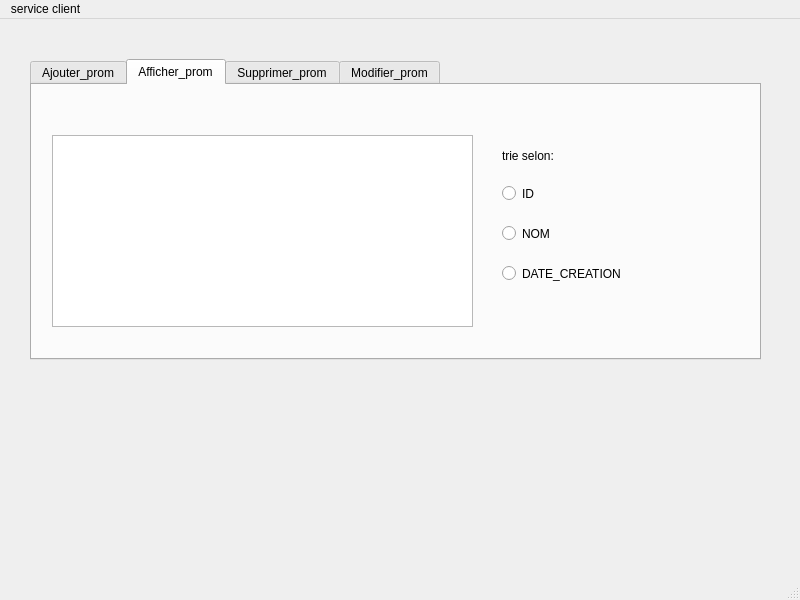
<?xml version="1.0" encoding="UTF-8"?>
<ui version="4.0">
 <class>MainWindow</class>
 <widget class="QMainWindow" name="MainWindow">
  <property name="geometry">
   <rect>
    <x>0</x>
    <y>0</y>
    <width>800</width>
    <height>600</height>
   </rect>
  </property>
  <property name="windowTitle">
   <string>Gestionaire de service a la clientele </string>
  </property>
  <widget class="QWidget" name="centralwidget">
   <widget class="QStackedWidget" name="stackedWidget">
    <property name="geometry">
     <rect>
      <x>10</x>
      <y>30</y>
      <width>791</width>
      <height>371</height>
     </rect>
    </property>
    <property name="currentIndex">
     <number>4</number>
    </property>
    <widget class="QWidget" name="page">
     <widget class="QPushButton" name="pushButton">
      <property name="geometry">
       <rect>
        <x>90</x>
        <y>40</y>
        <width>111</width>
        <height>23</height>
       </rect>
      </property>
      <property name="text">
       <string>Reclamations</string>
      </property>
      <property name="checkable">
       <bool>false</bool>
      </property>
     </widget>
     <widget class="QPushButton" name="pushButton_2">
      <property name="geometry">
       <rect>
        <x>100</x>
        <y>90</y>
        <width>101</width>
        <height>23</height>
       </rect>
      </property>
      <property name="text">
       <string>Promotions</string>
      </property>
     </widget>
     <widget class="QLabel" name="label_pic">
      <property name="geometry">
       <rect>
        <x>260</x>
        <y>40</y>
        <width>161</width>
        <height>191</height>
       </rect>
      </property>
      <property name="text">
       <string/>
      </property>
     </widget>
    </widget>
    <widget class="QWidget" name="page_5">
     <widget class="QTableView" name="tableView">
      <property name="geometry">
       <rect>
        <x>0</x>
        <y>0</y>
        <width>711</width>
        <height>251</height>
       </rect>
      </property>
     </widget>
     <widget class="QPushButton" name="pushButton_4">
      <property name="geometry">
       <rect>
        <x>90</x>
        <y>320</y>
        <width>111</width>
        <height>41</height>
       </rect>
      </property>
      <property name="text">
       <string>ajouter reclamation</string>
      </property>
     </widget>
     <widget class="QPushButton" name="pushButton_5">
      <property name="geometry">
       <rect>
        <x>250</x>
        <y>320</y>
        <width>111</width>
        <height>41</height>
       </rect>
      </property>
      <property name="text">
       <string>retour</string>
      </property>
     </widget>
    </widget>
    <widget class="QWidget" name="page_3">
     <widget class="QTabWidget" name="tabWidget">
      <property name="geometry">
       <rect>
        <x>10</x>
        <y>20</y>
        <width>741</width>
        <height>301</height>
       </rect>
      </property>
      <property name="currentIndex">
       <number>3</number>
      </property>
      <widget class="QWidget" name="tab">
       <attribute name="title">
        <string>Ajouter_rec</string>
       </attribute>
       <widget class="QGroupBox" name="groupBox">
        <property name="geometry">
         <rect>
          <x>40</x>
          <y>20</y>
          <width>581</width>
          <height>221</height>
         </rect>
        </property>
        <property name="title">
         <string>Ajout</string>
        </property>
        <widget class="QLabel" name="label">
         <property name="geometry">
          <rect>
           <x>20</x>
           <y>30</y>
           <width>47</width>
           <height>13</height>
          </rect>
         </property>
         <property name="text">
          <string>id_rec</string>
         </property>
        </widget>
        <widget class="QLabel" name="label_2">
         <property name="geometry">
          <rect>
           <x>20</x>
           <y>70</y>
           <width>47</width>
           <height>13</height>
          </rect>
         </property>
         <property name="text">
          <string>mail_rec</string>
         </property>
        </widget>
        <widget class="QLabel" name="label_3">
         <property name="geometry">
          <rect>
           <x>10</x>
           <y>120</y>
           <width>81</width>
           <height>16</height>
          </rect>
         </property>
         <property name="text">
          <string>description_rec</string>
         </property>
        </widget>
        <widget class="QLineEdit" name="le_id_rec">
         <property name="geometry">
          <rect>
           <x>100</x>
           <y>30</y>
           <width>113</width>
           <height>20</height>
          </rect>
         </property>
        </widget>
        <widget class="QLineEdit" name="le_mail_rec">
         <property name="geometry">
          <rect>
           <x>100</x>
           <y>70</y>
           <width>113</width>
           <height>20</height>
          </rect>
         </property>
        </widget>
        <widget class="QLineEdit" name="le_des_rec">
         <property name="geometry">
          <rect>
           <x>110</x>
           <y>110</y>
           <width>113</width>
           <height>31</height>
          </rect>
         </property>
        </widget>
        <widget class="QPushButton" name="pb_ajouter">
         <property name="geometry">
          <rect>
           <x>270</x>
           <y>60</y>
           <width>75</width>
           <height>23</height>
          </rect>
         </property>
         <property name="text">
          <string>Ajouter</string>
         </property>
        </widget>
        <widget class="QPushButton" name="pb_retour">
         <property name="geometry">
          <rect>
           <x>270</x>
           <y>110</y>
           <width>75</width>
           <height>23</height>
          </rect>
         </property>
         <property name="text">
          <string>retour</string>
         </property>
        </widget>
        <widget class="QLabel" name="label_8">
         <property name="geometry">
          <rect>
           <x>20</x>
           <y>160</y>
           <width>47</width>
           <height>13</height>
          </rect>
         </property>
         <property name="text">
          <string/>
         </property>
        </widget>
        <widget class="QDateTimeEdit" name="le_dat">
         <property name="geometry">
          <rect>
           <x>110</x>
           <y>160</y>
           <width>194</width>
           <height>22</height>
          </rect>
         </property>
        </widget>
        <widget class="QLabel" name="label_9">
         <property name="geometry">
          <rect>
           <x>20</x>
           <y>160</y>
           <width>47</width>
           <height>13</height>
          </rect>
         </property>
         <property name="text">
          <string>date_rec</string>
         </property>
        </widget>
       </widget>
      </widget>
      <widget class="QWidget" name="tab_2">
       <attribute name="title">
        <string>Afficher_rec</string>
       </attribute>
       <widget class="QTableView" name="tab_rec">
        <property name="geometry">
         <rect>
          <x>30</x>
          <y>30</y>
          <width>521</width>
          <height>192</height>
         </rect>
        </property>
       </widget>
       <widget class="QPushButton" name="pdf">
        <property name="geometry">
         <rect>
          <x>550</x>
          <y>10</y>
          <width>121</width>
          <height>31</height>
         </rect>
        </property>
        <property name="text">
         <string>PDF</string>
        </property>
       </widget>
      </widget>
      <widget class="QWidget" name="tab_3">
       <attribute name="title">
        <string>Supprimer_rec</string>
       </attribute>
       <widget class="QLabel" name="label_4">
        <property name="geometry">
         <rect>
          <x>40</x>
          <y>60</y>
          <width>47</width>
          <height>13</height>
         </rect>
        </property>
        <property name="text">
         <string>id_rec</string>
        </property>
       </widget>
       <widget class="QLineEdit" name="le_id_supp">
        <property name="geometry">
         <rect>
          <x>120</x>
          <y>60</y>
          <width>113</width>
          <height>20</height>
         </rect>
        </property>
       </widget>
       <widget class="QPushButton" name="pb_supprimer">
        <property name="geometry">
         <rect>
          <x>150</x>
          <y>120</y>
          <width>75</width>
          <height>23</height>
         </rect>
        </property>
        <property name="text">
         <string>supprimer</string>
        </property>
       </widget>
      </widget>
      <widget class="QWidget" name="tab_4">
       <attribute name="title">
        <string>modifier_rec</string>
       </attribute>
       <widget class="QLabel" name="label_5">
        <property name="geometry">
         <rect>
          <x>30</x>
          <y>40</y>
          <width>47</width>
          <height>13</height>
         </rect>
        </property>
        <property name="text">
         <string>id_rec</string>
        </property>
       </widget>
       <widget class="QLabel" name="label_6">
        <property name="geometry">
         <rect>
          <x>30</x>
          <y>90</y>
          <width>47</width>
          <height>13</height>
         </rect>
        </property>
        <property name="text">
         <string>mail_rec</string>
        </property>
       </widget>
       <widget class="QLabel" name="label_7">
        <property name="geometry">
         <rect>
          <x>30</x>
          <y>140</y>
          <width>47</width>
          <height>13</height>
         </rect>
        </property>
        <property name="text">
         <string>des_rec</string>
        </property>
       </widget>
       <widget class="QLineEdit" name="le_id_modi">
        <property name="geometry">
         <rect>
          <x>130</x>
          <y>40</y>
          <width>113</width>
          <height>20</height>
         </rect>
        </property>
       </widget>
       <widget class="QLineEdit" name="le_mail_modi">
        <property name="geometry">
         <rect>
          <x>130</x>
          <y>90</y>
          <width>113</width>
          <height>20</height>
         </rect>
        </property>
       </widget>
       <widget class="QLineEdit" name="le_des_modi">
        <property name="geometry">
         <rect>
          <x>130</x>
          <y>140</y>
          <width>113</width>
          <height>20</height>
         </rect>
        </property>
       </widget>
       <widget class="QPushButton" name="pb_modifier">
        <property name="geometry">
         <rect>
          <x>300</x>
          <y>80</y>
          <width>75</width>
          <height>23</height>
         </rect>
        </property>
        <property name="text">
         <string>modifier</string>
        </property>
       </widget>
       <widget class="QPushButton" name="pb_retour2">
        <property name="geometry">
         <rect>
          <x>300</x>
          <y>130</y>
          <width>75</width>
          <height>23</height>
         </rect>
        </property>
        <property name="text">
         <string>retour</string>
        </property>
       </widget>
       <widget class="QLabel" name="label_10">
        <property name="geometry">
         <rect>
          <x>30</x>
          <y>190</y>
          <width>47</width>
          <height>13</height>
         </rect>
        </property>
        <property name="text">
         <string>date</string>
        </property>
       </widget>
       <widget class="QDateTimeEdit" name="date_modi">
        <property name="geometry">
         <rect>
          <x>120</x>
          <y>180</y>
          <width>194</width>
          <height>22</height>
         </rect>
        </property>
       </widget>
      </widget>
     </widget>
    </widget>
    <widget class="QWidget" name="page_6">
     <widget class="QTableView" name="aa">
      <property name="geometry">
       <rect>
        <x>30</x>
        <y>20</y>
        <width>631</width>
        <height>192</height>
       </rect>
      </property>
     </widget>
     <widget class="QPushButton" name="pushButton_6">
      <property name="geometry">
       <rect>
        <x>64</x>
        <y>230</y>
        <width>111</width>
        <height>51</height>
       </rect>
      </property>
      <property name="text">
       <string>ajouter promotion</string>
      </property>
     </widget>
     <widget class="QPushButton" name="pushButton_7">
      <property name="geometry">
       <rect>
        <x>200</x>
        <y>230</y>
        <width>111</width>
        <height>51</height>
       </rect>
      </property>
      <property name="text">
       <string>retour</string>
      </property>
     </widget>
    </widget>
    <widget class="QWidget" name="page_4">
     <widget class="QTabWidget" name="tabWidget_2">
      <property name="geometry">
       <rect>
        <x>20</x>
        <y>10</y>
        <width>731</width>
        <height>301</height>
       </rect>
      </property>
      <property name="currentIndex">
       <number>1</number>
      </property>
      <widget class="QWidget" name="tab_5">
       <attribute name="title">
        <string>Ajouter_prom</string>
       </attribute>
       <widget class="QGroupBox" name="groupBox_2">
        <property name="geometry">
         <rect>
          <x>30</x>
          <y>20</y>
          <width>441</width>
          <height>221</height>
         </rect>
        </property>
        <property name="title">
         <string>Ajout</string>
        </property>
        <widget class="QLabel" name="label_11">
         <property name="geometry">
          <rect>
           <x>30</x>
           <y>100</y>
           <width>47</width>
           <height>13</height>
          </rect>
         </property>
         <property name="text">
          <string>nom</string>
         </property>
        </widget>
        <widget class="QLabel" name="label_12">
         <property name="geometry">
          <rect>
           <x>10</x>
           <y>140</y>
           <width>101</width>
           <height>16</height>
          </rect>
         </property>
         <property name="text">
          <string>date de creation</string>
         </property>
        </widget>
        <widget class="QLabel" name="label_13">
         <property name="geometry">
          <rect>
           <x>10</x>
           <y>180</y>
           <width>91</width>
           <height>16</height>
          </rect>
         </property>
         <property name="text">
          <string>date d'expiration</string>
         </property>
        </widget>
        <widget class="QLineEdit" name="le_nom">
         <property name="geometry">
          <rect>
           <x>110</x>
           <y>90</y>
           <width>113</width>
           <height>20</height>
          </rect>
         </property>
        </widget>
        <widget class="QDateTimeEdit" name="dat_cre">
         <property name="geometry">
          <rect>
           <x>110</x>
           <y>130</y>
           <width>194</width>
           <height>22</height>
          </rect>
         </property>
        </widget>
        <widget class="QDateTimeEdit" name="dat_exp">
         <property name="geometry">
          <rect>
           <x>110</x>
           <y>170</y>
           <width>194</width>
           <height>22</height>
          </rect>
         </property>
        </widget>
        <widget class="QPushButton" name="pb2_ajouter">
         <property name="geometry">
          <rect>
           <x>340</x>
           <y>70</y>
           <width>75</width>
           <height>23</height>
          </rect>
         </property>
         <property name="text">
          <string>Ajouter</string>
         </property>
        </widget>
        <widget class="QPushButton" name="pb_retour3">
         <property name="geometry">
          <rect>
           <x>340</x>
           <y>120</y>
           <width>75</width>
           <height>23</height>
          </rect>
         </property>
         <property name="text">
          <string>retour</string>
         </property>
        </widget>
        <widget class="QLabel" name="label_19">
         <property name="geometry">
          <rect>
           <x>30</x>
           <y>60</y>
           <width>47</width>
           <height>13</height>
          </rect>
         </property>
         <property name="text">
          <string>id</string>
         </property>
        </widget>
        <widget class="QLineEdit" name="le_id2">
         <property name="geometry">
          <rect>
           <x>110</x>
           <y>50</y>
           <width>113</width>
           <height>20</height>
          </rect>
         </property>
        </widget>
       </widget>
      </widget>
      <widget class="QWidget" name="tab_6">
       <attribute name="title">
        <string>Afficher_prom</string>
       </attribute>
       <widget class="QTableView" name="tab_prom">
        <property name="geometry">
         <rect>
          <x>20</x>
          <y>50</y>
          <width>421</width>
          <height>192</height>
         </rect>
        </property>
       </widget>
       <widget class="QLabel" name="label_18">
        <property name="geometry">
         <rect>
          <x>470</x>
          <y>60</y>
          <width>101</width>
          <height>21</height>
         </rect>
        </property>
        <property name="text">
         <string>trie selon:</string>
        </property>
       </widget>
       <widget class="QRadioButton" name="radioButton">
        <property name="geometry">
         <rect>
          <x>470</x>
          <y>100</y>
          <width>82</width>
          <height>17</height>
         </rect>
        </property>
        <property name="text">
         <string>ID</string>
        </property>
       </widget>
       <widget class="QRadioButton" name="radioButton_2">
        <property name="geometry">
         <rect>
          <x>470</x>
          <y>140</y>
          <width>82</width>
          <height>17</height>
         </rect>
        </property>
        <property name="text">
         <string>NOM</string>
        </property>
       </widget>
       <widget class="QRadioButton" name="radioButton_3">
        <property name="geometry">
         <rect>
          <x>470</x>
          <y>180</y>
          <width>121</width>
          <height>17</height>
         </rect>
        </property>
        <property name="text">
         <string>DATE_CREATION</string>
        </property>
       </widget>
      </widget>
      <widget class="QWidget" name="tab_7">
       <attribute name="title">
        <string>Supprimer_prom</string>
       </attribute>
       <widget class="QLabel" name="label_14">
        <property name="geometry">
         <rect>
          <x>40</x>
          <y>70</y>
          <width>47</width>
          <height>13</height>
         </rect>
        </property>
        <property name="text">
         <string>id</string>
        </property>
       </widget>
       <widget class="QLineEdit" name="le_id_supp2">
        <property name="geometry">
         <rect>
          <x>130</x>
          <y>70</y>
          <width>113</width>
          <height>20</height>
         </rect>
        </property>
       </widget>
       <widget class="QPushButton" name="pb2_supprimer">
        <property name="geometry">
         <rect>
          <x>200</x>
          <y>130</y>
          <width>75</width>
          <height>23</height>
         </rect>
        </property>
        <property name="text">
         <string>supprimer</string>
        </property>
       </widget>
      </widget>
      <widget class="QWidget" name="tab_8">
       <attribute name="title">
        <string>Modifier_prom</string>
       </attribute>
       <widget class="QGroupBox" name="groupBox_3">
        <property name="geometry">
         <rect>
          <x>20</x>
          <y>20</y>
          <width>551</width>
          <height>221</height>
         </rect>
        </property>
        <property name="title">
         <string>Modifier</string>
        </property>
        <widget class="QLabel" name="label_15">
         <property name="geometry">
          <rect>
           <x>40</x>
           <y>100</y>
           <width>47</width>
           <height>13</height>
          </rect>
         </property>
         <property name="text">
          <string>nom</string>
         </property>
        </widget>
        <widget class="QLabel" name="label_16">
         <property name="geometry">
          <rect>
           <x>10</x>
           <y>140</y>
           <width>121</width>
           <height>16</height>
          </rect>
         </property>
         <property name="text">
          <string>date de creation</string>
         </property>
        </widget>
        <widget class="QLabel" name="label_17">
         <property name="geometry">
          <rect>
           <x>20</x>
           <y>180</y>
           <width>91</width>
           <height>20</height>
          </rect>
         </property>
         <property name="text">
          <string>date d'expiration</string>
         </property>
        </widget>
        <widget class="QLineEdit" name="nom_modi">
         <property name="geometry">
          <rect>
           <x>140</x>
           <y>100</y>
           <width>113</width>
           <height>20</height>
          </rect>
         </property>
        </widget>
        <widget class="QDateTimeEdit" name="dat_cre_modi">
         <property name="geometry">
          <rect>
           <x>140</x>
           <y>140</y>
           <width>194</width>
           <height>22</height>
          </rect>
         </property>
        </widget>
        <widget class="QDateTimeEdit" name="dat_exp_modi">
         <property name="geometry">
          <rect>
           <x>140</x>
           <y>180</y>
           <width>194</width>
           <height>22</height>
          </rect>
         </property>
        </widget>
        <widget class="QPushButton" name="pushButton_3">
         <property name="geometry">
          <rect>
           <x>420</x>
           <y>50</y>
           <width>75</width>
           <height>23</height>
          </rect>
         </property>
         <property name="text">
          <string>modifier</string>
         </property>
        </widget>
        <widget class="QPushButton" name="pb_retour4">
         <property name="geometry">
          <rect>
           <x>420</x>
           <y>110</y>
           <width>75</width>
           <height>23</height>
          </rect>
         </property>
         <property name="text">
          <string>retour</string>
         </property>
        </widget>
        <widget class="QLineEdit" name="id_modii2">
         <property name="geometry">
          <rect>
           <x>140</x>
           <y>60</y>
           <width>113</width>
           <height>20</height>
          </rect>
         </property>
        </widget>
        <widget class="QLabel" name="label_20">
         <property name="geometry">
          <rect>
           <x>30</x>
           <y>60</y>
           <width>47</width>
           <height>13</height>
          </rect>
         </property>
         <property name="text">
          <string>id</string>
         </property>
        </widget>
       </widget>
      </widget>
     </widget>
    </widget>
    <widget class="QWidget" name="page_2"/>
   </widget>
  </widget>
  <widget class="QMenuBar" name="menubar">
   <property name="geometry">
    <rect>
     <x>0</x>
     <y>0</y>
     <width>800</width>
     <height>21</height>
    </rect>
   </property>
   <widget class="QMenu" name="menuservice_client">
    <property name="title">
     <string>service client</string>
    </property>
   </widget>
   <addaction name="menuservice_client"/>
  </widget>
  <widget class="QStatusBar" name="statusbar"/>
 </widget>
 <resources/>
 <connections/>
</ui>
